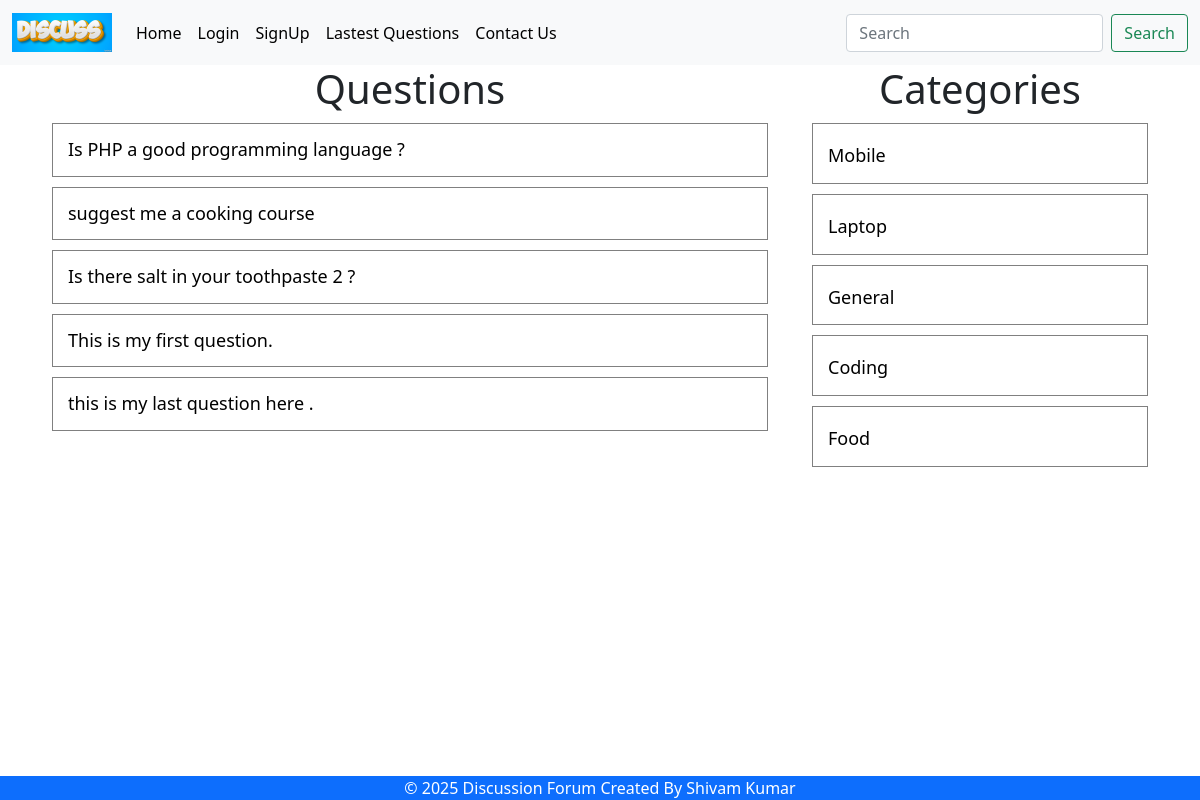
The page / on the database its author committed.
### tables this page shows
CREATE TABLE `questions` (
  `id` int(10) NOT NULL,
  `title` varchar(100) NOT NULL,
  `description` varchar(300) NOT NULL,
  `category_id` int(10) NOT NULL,
  `user_id` int(10) NOT NULL
);

CREATE TABLE `category` (
  `id` int(30) NOT NULL,
  `name` varchar(30) NOT NULL
);

### client/questions.php (the view, shortened to what this page needs)
<div class="container">
<div class="row">
<div class="col-8">
    <h1 class="heading">Questions</h1>
<?php
    @include('./common/db.php');
    if(isset($_GET['c_id'])){
        $c_id=$_GET['c_id'];
        $query = "select * from questions where category_id = $c_id";
    }else if (isset($_GET["latest"])){
        $query = "select * from questions order by id desc";
    }
    else if (isset($_GET["u_id"])){
        $user_id = $_GET["u_id"];
        $query = "select * from questions where user_id = $user_id";
    }else if (isset($_GET["search"])){
        $search = $_GET["search"];
        $query = "select * from questions where `title` like '%$search%'";
    }
    else{
        $query = 'select * from questions';
    }
    $result = $conn->query($query);
    foreach ($result as $row){
        $q_id = $row['id'];
        $title = $row['title'];
        echo "<div class='row question-list'>
        <h4 class='my-question'><a href='?q_id=$q_id'>$title</a>";
        echo "</h4></div>";
    }
?>
</div>
<div class="col-4">
   <?php @include('categorylist.php'); ?>
</div>
</div>
</div>

### index.php (shortened to what this page needs)
<!DOCTYPE html>
<html lang="en">
<head>
    <?php @include("client/commonFiles.php");?>
</head>
<body>
    <?php
    @include("client/header.php");
        if(isset($_GET["signup"]) && (!isset($_SESSION['user']) || !isset($_SESSION['user']['username']))) {
            @include("client/signup.php");
        }else if (isset($_GET["login"]) && (!isset($_SESSION['user']) || !isset($_SESSION['user']['username']))) {
            @include("client/login.php");
        }else if (isset($_GET['ask'])){
            @include('./client/ask.php');
        }
        else if (isset($_GET['edit_ans'])){
            @include('./client/edit-ans-details.php');
        }
            else if (isset($_GET['q_id'])){
            @include('./client/question-details.php');
        }else if(isset($_GET['contact'])) {
            @include('./client/contact_us.php');
        }
        else if (isset($_GET['edit'])){
            @include('./client/question-edit.php');
        }
        else {
            @include('./client/questions.php');
        }
        @include('./common/footer.php');
    ?>
</body>
</html>

### client/commonFiles.php (shortened to what this page needs)
<link href="https://cdn.jsdelivr.net/npm/bootstrap@5.0.2/dist/css/bootstrap.min.css" rel="stylesheet">
<link rel="stylesheet" href="public/style.css">

### client/header.php (shortened to what this page needs)
<nav class="navbar navbar-expand-lg navbar-light bg-light">
  <div class="container-fluid">
    <a class="navbar-brand" href="/discuss"><img style="width:100px;" src="public/discuss-logo-73-6648.png" alt=""></a>
    <div class="collapse navbar-collapse" id="navbarSupportedContent">
      <ul class="navbar-nav me-auto mb-2 mb-lg-0">
        <li class="nav-item">
          <a class="nav-link active" aria-current="page" href="/discuss">Home</a>
        </li>
        <?php if(!$_SESSION['user']['username']){?>
        <li class="nav-item">
          <a class="nav-link" href="?login=true">Login</a>
        </li>
        <li class="nav-item">
          <a class="nav-link" href="?signup=true">SignUp</a>
        </li><?php }?>
        <li class="nav-item">
          <a class="nav-link" href="?latest=true">Lastest Questions</a>
        </li>
        <li class="nav-item">
          <a class="nav-link" href="?contact=true">Contact Us</a>
        </li>
      </ul>
      <form class="d-flex" role="search">
        <input class="form-control me-2" name = "search"type="search" placeholder="Search" aria-label="Search"/>
        <button class="btn btn-outline-success" type="submit">Search</button>
      </form>
    </div>
  </div>
</nav>

### client/categorylist.php
    <h1 class="heading">Categories</h1>
<?php
    $query = $conn->prepare("select * from category");
    $query->execute();
    $result  = $query->get_result();
    foreach ($result as $row){
        $id = $row["id"];
        $name = ucfirst($row['name']);
        echo "<div class='row question-list'>
        <h4><a href='?c_id=$id'>$name</a></h4>
        </div>";
    }
?>

### common/footer.php
<footer class="bg-primary text-white text-center  fixed-bottom">
  <div class="container">
    <p class="mb-0">&copy; <?php echo date("Y"); ?> Discussion Forum Created By Shivam Kumar</p>
  </div>
</footer>

### public/style.css (style rules this page uses)
a { color:black !important; }
.heading { text-align:center; }
.question-list { border: 1px solid grey; padding : 15px; margin : 10px ; }
.question-list h4 { margin :0; padding: 0; }
.question-list a , .question-title { font-size:18px; text-decoration:none; color : black !important; }
.my-question,.my-answer { display:flex; justify-content: space-between; }

### rows shown on the page
questions: title "Is PHP a good programming language ?"
questions: title "suggest me a cooking course"
questions: title "Is there salt in your toothpaste 2 ?"
questions: title "This is my first question."
questions: title "this is my last question here ."
category: name "Mobile"
category: name "Laptop"
category: name "General"
category: name "Coding"
category: name "Food"
